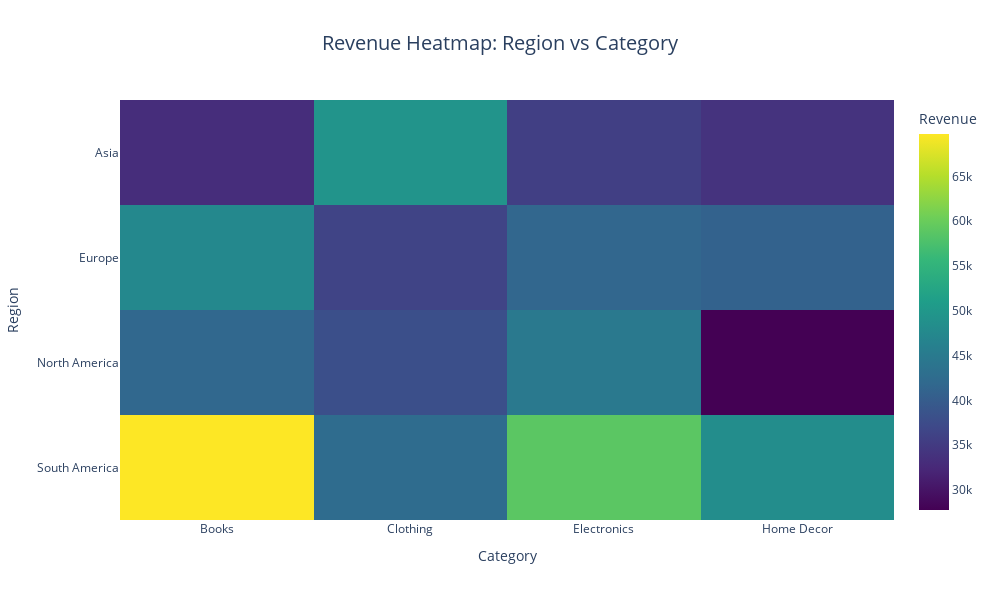

Notebook code for this chart:
### Code cell
# 4. Combined Analysis
print("\nPerforming Combined Analysis...")

# Merge datasets for combined analysis
full_data = (transactions.merge(customers[['CustomerID', 'Region']], on='CustomerID')
            .merge(products[['ProductID', 'Category']], on='ProductID'))

# Revenue by Region and Category
region_category_revenue = full_data.groupby(['Region', 'Category'])['TotalValue'].sum().reset_index()

# Create heatmap
pivot_data = region_category_revenue.pivot(index='Region', 
                                         columns='Category', 
                                         values='TotalValue')

fig_heatmap = px.imshow(pivot_data,
                        labels=dict(x="Category", y="Region", color="Revenue"),
                        title="Revenue Heatmap: Region vs Category",
                        color_continuous_scale="Viridis",
                        aspect="auto")
fig_heatmap.update_layout(
    title_x=0.5,
    title_font_size=20,
    width=1000,
    height=600
)

### Figure 1 — Plotly figure (JSON) as saved in the notebook; plotly's stock layout.template omitted (floating-point values rounded to 4 significant figures)
{"data": [{"coloraxis": "coloraxis", "hovertemplate": "Category: %{x}<br>Region: %{y}<br>Revenue: %{z}<extra></extra>", "name": "0", "type": "heatmap", "x": ["Books", "Clothing", "Electronics", "Home Decor"], "xaxis": "x", "y": ["Asia", "Europe", "North America", "South America"], "yaxis": "y", "z": [[33120.0, 49350.0, 35660.0, 33940.0], [47460.0, 36340.0, 41560.0, 40890.0], [41810.0, 38040.0, 44720.0, 27750.0], [69750.0, 42440.0, 58850.0, 48310.0]]}], "layout": {"coloraxis": {"colorbar": {"title": {"text": "Revenue"}}, "colorscale": [[0, "#440154"], [0.1111, "#482878"], [0.2222, "#3e4989"], [0.3333, "#31688e"], [0.4444, "#26828e"], [0.5556, "#1f9e89"], [0.6667, "#35b779"], [0.7778, "#6ece58"], [0.8889, "#b5de2b"], [1, "#fde725"]]}, "height": 600, "title": {"font": {"size": 20}, "text": "Revenue Heatmap: Region vs Category", "x": 0.5}, "width": 1000, "xaxis": {"anchor": "y", "domain": [0, 1], "title": {"text": "Category"}}, "yaxis": {"anchor": "x", "autorange": "reversed", "domain": [0, 1], "title": {"text": "Region"}}}}
